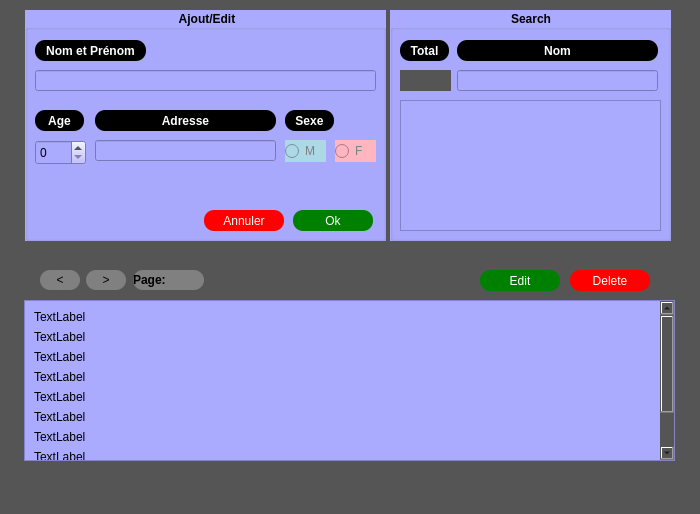
<?xml version="1.0" encoding="UTF-8"?>
<ui version="4.0">
 <class>Registre</class>
 <widget class="QMainWindow" name="Registre">
  <property name="geometry">
   <rect>
    <x>0</x>
    <y>0</y>
    <width>700</width>
    <height>514</height>
   </rect>
  </property>
  <property name="windowTitle">
   <string>MainWindow</string>
  </property>
  <property name="styleSheet">
   <string notr="true">background:#555555</string>
  </property>
  <widget class="QWidget" name="centralwidget">
   <widget class="QScrollArea" name="affichageMembre">
    <property name="geometry">
     <rect>
      <x>24</x>
      <y>300</y>
      <width>651</width>
      <height>161</height>
     </rect>
    </property>
    <property name="font">
     <font>
      <strikeout>false</strikeout>
     </font>
    </property>
    <property name="cursor" stdset="0">
     <cursorShape>IBeamCursor</cursorShape>
    </property>
    <property name="autoFillBackground">
     <bool>false</bool>
    </property>
    <property name="styleSheet">
     <string notr="true">
background-color:#aaaaff;</string>
    </property>
    <property name="frameShape">
     <enum>QFrame::StyledPanel</enum>
    </property>
    <property name="widgetResizable">
     <bool>true</bool>
    </property>
    <widget class="QWidget" name="scrollContents">
     <property name="geometry">
      <rect>
       <x>0</x>
       <y>-73</y>
       <width>635</width>
       <height>232</height>
      </rect>
     </property>
     <layout class="QVBoxLayout" name="verticalLayout">
      <item>
       <widget class="QLabel" name="label_1">
        <property name="styleSheet">
         <string notr="true"/>
        </property>
        <property name="text">
         <string>TextLabel</string>
        </property>
       </widget>
      </item>
      <item>
       <widget class="QLabel" name="label_2">
        <property name="styleSheet">
         <string notr="true"/>
        </property>
        <property name="text">
         <string>TextLabel</string>
        </property>
       </widget>
      </item>
      <item>
       <widget class="QLabel" name="label_3">
        <property name="styleSheet">
         <string notr="true"/>
        </property>
        <property name="text">
         <string>TextLabel</string>
        </property>
       </widget>
      </item>
      <item>
       <widget class="QLabel" name="label_4">
        <property name="styleSheet">
         <string notr="true"/>
        </property>
        <property name="text">
         <string>TextLabel</string>
        </property>
       </widget>
      </item>
      <item>
       <widget class="QLabel" name="label_5">
        <property name="styleSheet">
         <string notr="true"/>
        </property>
        <property name="text">
         <string>TextLabel</string>
        </property>
       </widget>
      </item>
      <item>
       <widget class="QLabel" name="label_6">
        <property name="styleSheet">
         <string notr="true"/>
        </property>
        <property name="text">
         <string>TextLabel</string>
        </property>
       </widget>
      </item>
      <item>
       <widget class="QLabel" name="label_7">
        <property name="styleSheet">
         <string notr="true"/>
        </property>
        <property name="text">
         <string>TextLabel</string>
        </property>
       </widget>
      </item>
      <item>
       <widget class="QLabel" name="label_8">
        <property name="styleSheet">
         <string notr="true"/>
        </property>
        <property name="text">
         <string>TextLabel</string>
        </property>
       </widget>
      </item>
      <item>
       <widget class="QLabel" name="label_9">
        <property name="styleSheet">
         <string notr="true"/>
        </property>
        <property name="text">
         <string>TextLabel</string>
        </property>
       </widget>
      </item>
      <item>
       <widget class="QLabel" name="label_10">
        <property name="styleSheet">
         <string notr="true"/>
        </property>
        <property name="text">
         <string>TextLabel</string>
        </property>
       </widget>
      </item>
     </layout>
    </widget>
   </widget>
   <widget class="QGroupBox" name="groupBox">
    <property name="geometry">
     <rect>
      <x>25</x>
      <y>10</y>
      <width>361</width>
      <height>231</height>
     </rect>
    </property>
    <property name="font">
     <font>
      <weight>75</weight>
      <bold>true</bold>
     </font>
    </property>
    <property name="styleSheet">
     <string notr="true">background:#aaaaff</string>
    </property>
    <property name="title">
     <string>Ajout/Edit</string>
    </property>
    <property name="alignment">
     <set>Qt::AlignCenter</set>
    </property>
    <widget class="QRadioButton" name="feminin">
     <property name="geometry">
      <rect>
       <x>310</x>
       <y>130</y>
       <width>41</width>
       <height>22</height>
      </rect>
     </property>
     <property name="styleSheet">
      <string notr="true">background:lightpink;color:gray</string>
     </property>
     <property name="text">
      <string>F</string>
     </property>
    </widget>
    <widget class="QRadioButton" name="masculin">
     <property name="geometry">
      <rect>
       <x>260</x>
       <y>130</y>
       <width>41</width>
       <height>22</height>
      </rect>
     </property>
     <property name="styleSheet">
      <string notr="true">background:lightblue;color:gray</string>
     </property>
     <property name="text">
      <string>M</string>
     </property>
    </widget>
    <widget class="QLabel" name="label_sexe">
     <property name="geometry">
      <rect>
       <x>260</x>
       <y>100</y>
       <width>49</width>
       <height>21</height>
      </rect>
     </property>
     <property name="font">
      <font>
       <weight>75</weight>
       <bold>true</bold>
      </font>
     </property>
     <property name="styleSheet">
      <string notr="true">background:black;border-radius:10px;color:white;</string>
     </property>
     <property name="text">
      <string>Sexe</string>
     </property>
     <property name="alignment">
      <set>Qt::AlignCenter</set>
     </property>
    </widget>
    <widget class="QLabel" name="label_age">
     <property name="geometry">
      <rect>
       <x>10</x>
       <y>100</y>
       <width>49</width>
       <height>21</height>
      </rect>
     </property>
     <property name="font">
      <font>
       <weight>75</weight>
       <bold>true</bold>
      </font>
     </property>
     <property name="styleSheet">
      <string notr="true">background:black;border-radius:10px;color:white</string>
     </property>
     <property name="text">
      <string>Age</string>
     </property>
     <property name="alignment">
      <set>Qt::AlignCenter</set>
     </property>
    </widget>
    <widget class="QSpinBox" name="age">
     <property name="geometry">
      <rect>
       <x>10</x>
       <y>130</y>
       <width>51</width>
       <height>25</height>
      </rect>
     </property>
     <property name="styleSheet">
      <string notr="true">color:black;</string>
     </property>
    </widget>
    <widget class="QLineEdit" name="nom_complet">
     <property name="geometry">
      <rect>
       <x>10</x>
       <y>60</y>
       <width>341</width>
       <height>21</height>
      </rect>
     </property>
    </widget>
    <widget class="QLabel" name="label_nom">
     <property name="geometry">
      <rect>
       <x>10</x>
       <y>30</y>
       <width>111</width>
       <height>21</height>
      </rect>
     </property>
     <property name="font">
      <font>
       <weight>75</weight>
       <bold>true</bold>
       <underline>false</underline>
      </font>
     </property>
     <property name="styleSheet">
      <string notr="true">background:black;border-radius:10px;color:white</string>
     </property>
     <property name="text">
      <string>Nom et Prénom</string>
     </property>
     <property name="alignment">
      <set>Qt::AlignCenter</set>
     </property>
    </widget>
    <widget class="QLabel" name="label_adresse">
     <property name="geometry">
      <rect>
       <x>70</x>
       <y>100</y>
       <width>181</width>
       <height>21</height>
      </rect>
     </property>
     <property name="font">
      <font>
       <weight>75</weight>
       <bold>true</bold>
       <underline>false</underline>
      </font>
     </property>
     <property name="styleSheet">
      <string notr="true">background:black;border-radius:10px;color:white</string>
     </property>
     <property name="text">
      <string>Adresse</string>
     </property>
     <property name="alignment">
      <set>Qt::AlignCenter</set>
     </property>
    </widget>
    <widget class="QLineEdit" name="adresse">
     <property name="geometry">
      <rect>
       <x>70</x>
       <y>130</y>
       <width>181</width>
       <height>21</height>
      </rect>
     </property>
    </widget>
    <widget class="QPushButton" name="ok">
     <property name="geometry">
      <rect>
       <x>268</x>
       <y>200</y>
       <width>80</width>
       <height>21</height>
      </rect>
     </property>
     <property name="styleSheet">
      <string notr="true">background:green;border-radius:10;color:white
</string>
     </property>
     <property name="text">
      <string>Ok</string>
     </property>
    </widget>
    <widget class="QPushButton" name="annuler">
     <property name="geometry">
      <rect>
       <x>179</x>
       <y>200</y>
       <width>80</width>
       <height>21</height>
      </rect>
     </property>
     <property name="styleSheet">
      <string notr="true">background:red;border-radius:10;color:white</string>
     </property>
     <property name="text">
      <string>Annuler</string>
     </property>
    </widget>
   </widget>
   <widget class="QGroupBox" name="groupBox_2">
    <property name="geometry">
     <rect>
      <x>390</x>
      <y>10</y>
      <width>281</width>
      <height>231</height>
     </rect>
    </property>
    <property name="font">
     <font>
      <weight>75</weight>
      <bold>true</bold>
     </font>
    </property>
    <property name="styleSheet">
     <string notr="true">background:#aaaaff</string>
    </property>
    <property name="title">
     <string>Search</string>
    </property>
    <property name="alignment">
     <set>Qt::AlignCenter</set>
    </property>
    <widget class="QLabel" name="total">
     <property name="geometry">
      <rect>
       <x>10</x>
       <y>60</y>
       <width>51</width>
       <height>21</height>
      </rect>
     </property>
     <property name="styleSheet">
      <string notr="true">background:#555555</string>
     </property>
     <property name="text">
      <string/>
     </property>
    </widget>
    <widget class="QLabel" name="label_total">
     <property name="geometry">
      <rect>
       <x>10</x>
       <y>30</y>
       <width>49</width>
       <height>21</height>
      </rect>
     </property>
     <property name="font">
      <font>
       <weight>75</weight>
       <bold>true</bold>
      </font>
     </property>
     <property name="styleSheet">
      <string notr="true">background:black;border-radius:10px;color:white;</string>
     </property>
     <property name="text">
      <string>Total</string>
     </property>
     <property name="alignment">
      <set>Qt::AlignCenter</set>
     </property>
    </widget>
    <widget class="QLabel" name="label_recherche">
     <property name="geometry">
      <rect>
       <x>67</x>
       <y>30</y>
       <width>201</width>
       <height>21</height>
      </rect>
     </property>
     <property name="font">
      <font>
       <weight>75</weight>
       <bold>true</bold>
       <underline>false</underline>
      </font>
     </property>
     <property name="styleSheet">
      <string notr="true">background:black;border-radius:10px;color:white</string>
     </property>
     <property name="text">
      <string>Nom</string>
     </property>
     <property name="alignment">
      <set>Qt::AlignCenter</set>
     </property>
    </widget>
    <widget class="QScrollArea" name="affichageResultat">
     <property name="geometry">
      <rect>
       <x>10</x>
       <y>90</y>
       <width>261</width>
       <height>131</height>
      </rect>
     </property>
     <property name="widgetResizable">
      <bool>true</bool>
     </property>
     <widget class="QWidget" name="scrollAreaWidgetContents_2">
      <property name="geometry">
       <rect>
        <x>0</x>
        <y>0</y>
        <width>259</width>
        <height>129</height>
       </rect>
      </property>
     </widget>
    </widget>
    <widget class="QLineEdit" name="nom_rechercher">
     <property name="geometry">
      <rect>
       <x>67</x>
       <y>60</y>
       <width>201</width>
       <height>21</height>
      </rect>
     </property>
    </widget>
    <zorder>label_total</zorder>
    <zorder>total</zorder>
    <zorder>label_recherche</zorder>
    <zorder>affichageResultat</zorder>
    <zorder>nom_rechercher</zorder>
   </widget>
   <widget class="QLabel" name="page">
    <property name="geometry">
     <rect>
      <x>133</x>
      <y>270</y>
      <width>71</width>
      <height>20</height>
     </rect>
    </property>
    <property name="font">
     <font>
      <weight>75</weight>
      <bold>true</bold>
     </font>
    </property>
    <property name="styleSheet">
     <string notr="true">background:gray;border-radius:10px;border-style:1px solid transparent</string>
    </property>
    <property name="text">
     <string>Page:</string>
    </property>
    <property name="alignment">
     <set>Qt::AlignLeading|Qt::AlignLeft|Qt::AlignVCenter</set>
    </property>
    <property name="margin">
     <number>4</number>
    </property>
    <property name="indent">
     <number>-1</number>
    </property>
    <property name="textInteractionFlags">
     <set>Qt::LinksAccessibleByMouse|Qt::TextEditable</set>
    </property>
   </widget>
   <widget class="QPushButton" name="next">
    <property name="geometry">
     <rect>
      <x>86</x>
      <y>270</y>
      <width>40</width>
      <height>20</height>
     </rect>
    </property>
    <property name="styleSheet">
     <string notr="true">background:gray;border-radius:10px;</string>
    </property>
    <property name="text">
     <string>&gt;</string>
    </property>
    <property name="flat">
     <bool>true</bool>
    </property>
   </widget>
   <widget class="QPushButton" name="precedent">
    <property name="geometry">
     <rect>
      <x>40</x>
      <y>270</y>
      <width>40</width>
      <height>20</height>
     </rect>
    </property>
    <property name="styleSheet">
     <string notr="true">background:gray;border-radius:10px;</string>
    </property>
    <property name="text">
     <string>&lt;</string>
    </property>
   </widget>
   <widget class="QPushButton" name="edit">
    <property name="geometry">
     <rect>
      <x>480</x>
      <y>270</y>
      <width>80</width>
      <height>21</height>
     </rect>
    </property>
    <property name="styleSheet">
     <string notr="true">background:green;border-radius:10;color:white</string>
    </property>
    <property name="text">
     <string>Edit</string>
    </property>
   </widget>
   <widget class="QPushButton" name="effacer">
    <property name="geometry">
     <rect>
      <x>570</x>
      <y>270</y>
      <width>80</width>
      <height>21</height>
     </rect>
    </property>
    <property name="styleSheet">
     <string notr="true">background:red;border-radius:10;color:white</string>
    </property>
    <property name="text">
     <string>Delete</string>
    </property>
   </widget>
   <zorder>groupBox</zorder>
   <zorder>groupBox_2</zorder>
   <zorder>affichageMembre</zorder>
   <zorder>page</zorder>
   <zorder>next</zorder>
   <zorder>precedent</zorder>
   <zorder>edit</zorder>
   <zorder>effacer</zorder>
  </widget>
  <widget class="QMenuBar" name="menubar">
   <property name="geometry">
    <rect>
     <x>0</x>
     <y>0</y>
     <width>700</width>
     <height>21</height>
    </rect>
   </property>
  </widget>
  <widget class="QStatusBar" name="statusbar"/>
 </widget>
 <resources/>
 <connections/>
</ui>
